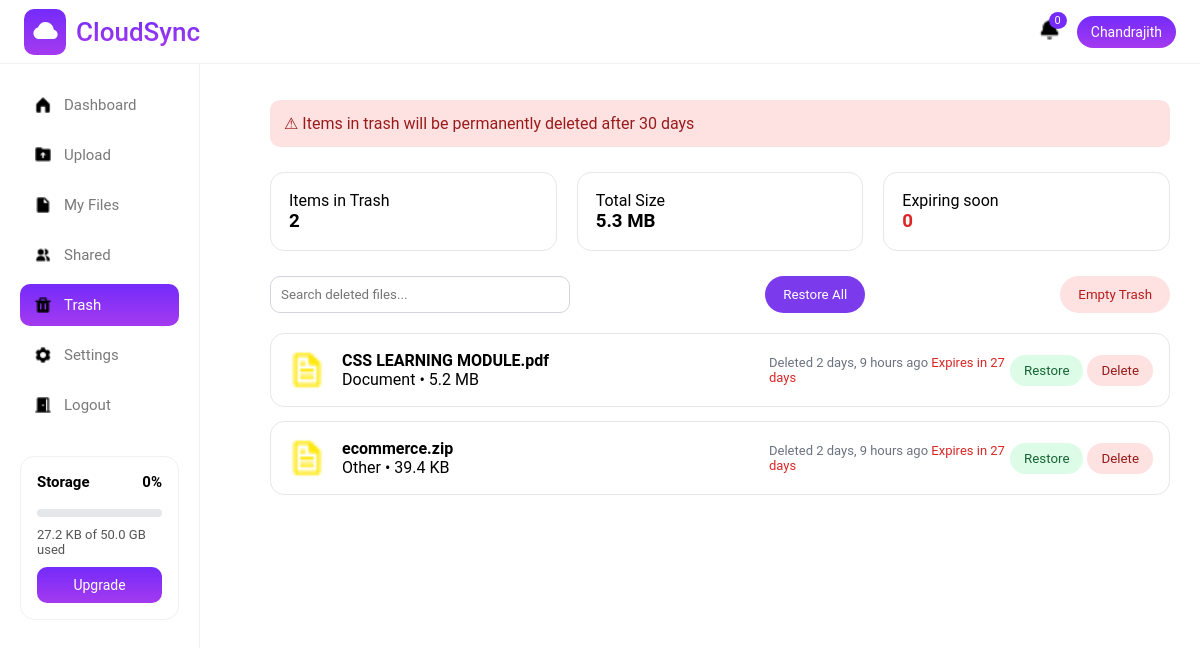
The app's page /user/trash/ (signed in), older data.
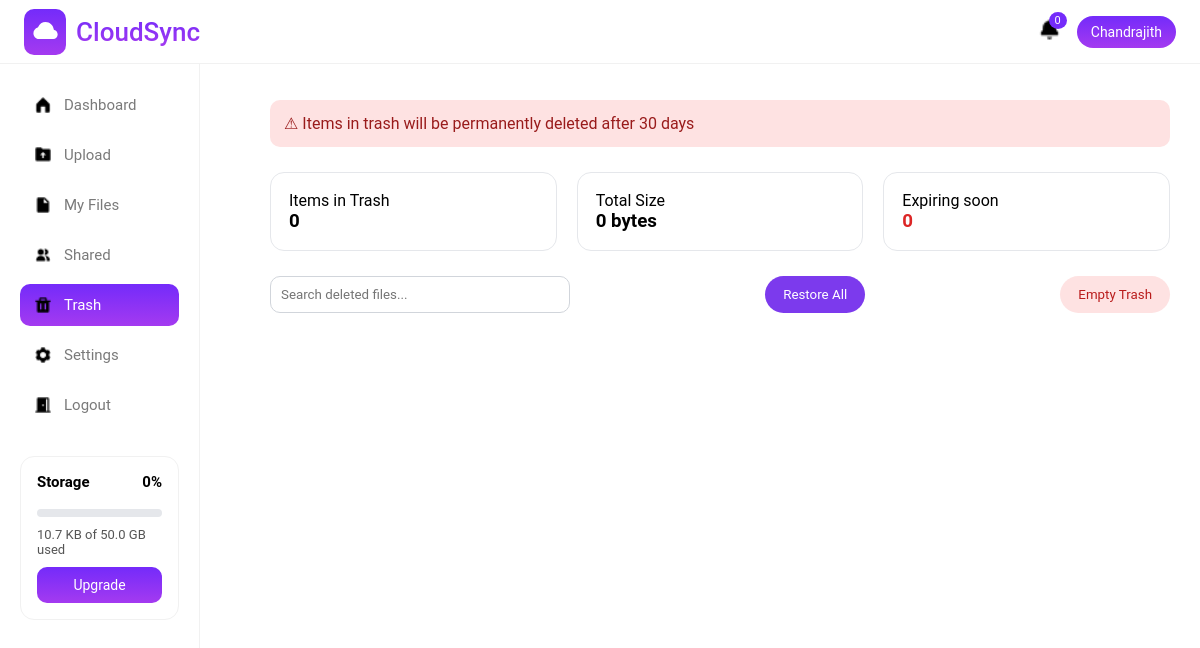
The same page, newer data.
### accounts/models.py (models this page shows)
class User(AbstractUser):
    profile_picture = models.ImageField(null=True, blank=True, upload_to = profile_image_upload_path)
    phone = models.CharField(max_length=10, unique=True, null=True, blank=True)

### storageapp/models.py (models this page shows)
class CloudFile(models.Model):
    FILE_TYPES = (
        ("image", "Image"),
        ("video", "Video"),
        ("document", "Document"),
        ("other", "Other"),
    )
    user = models.ForeignKey(settings.AUTH_USER_MODEL, on_delete=models.CASCADE)
    file_name = models.CharField(max_length=255)
    file_size = models.BigIntegerField()
    file_type = models.CharField(max_length=20, choices=FILE_TYPES)
    file_url = models.URLField(null=True, blank=True)
    uploaded_file = models.FileField(upload_to='cloud/',null=True)
    public_id = models.CharField(max_length=255,null=True)
    uploaded_at = models.DateTimeField(auto_now_add=True)
    is_deleted = models.BooleanField(default=False)
    deleted_at = models.DateTimeField(null=True, blank=True)
    def expires_at(self):
        if self.deleted_at:
            return self.deleted_at + timedelta(days=30)
        return None
    def days_left(self):
        if self.deleted_at:
            return (self.expires_at() - timezone.now()).days
        return None

### storageapp/views.py (the view)
# urls.py: path('trash/', trash, name='trash'),
def trash(request):
    if request.user.is_authenticated:
        if request.user.is_superuser:
            base_template = "adminpanel/admin_base.html"
        else:
            base_template = "storageapp/base.html"
        query = request.GET.get("q", "")
        files = CloudFile.objects.filter(
            user=request.user,
            is_deleted=True
        )
        if query:
            files = files.filter(
                Q(file_name__icontains=query) |
                Q(file_type__icontains=query)
            )
        total_size = sum(f.file_size for f in files)
        expiring_soon = sum(
            1 for f in files if f.days_left() is not None and f.days_left() <= 7
        )
        return render(request, "storageapp/trash.html", {
            "files": files,
            "total_files": files.count(),
            "total_size": total_size,
            "expiring_soon": expiring_soon,
            "query": query,
            "base_template": base_template,
        })
    else:
        next_url = reverse('storageapp:trash')
        request.session['next_url'] = next_url
        return redirect('accounts:signin_page')

### storageapp/context_processors.py (called while the page is built)
def storage_info(request):
    if not request.user.is_authenticated:
        return {}
    sub = UserSubscription.objects.select_related("plan").filter(user=request.user).first()
    used = (
        CloudFile.objects
        .filter(user=request.user, is_deleted=False)
        .aggregate(total=Sum("file_size"))["total"] or 0
    )
    limit = sub.plan.storage_limit
    storage_percent = min(
        int((used / limit) * 100) if limit else 0,
        100
    )
    return {
        "storage_used": used,
        "storage_limit": limit,
        "storage_percent": int((used / limit) * 100) if limit else 0,
        "current_plan": sub.plan,
        "storage_percent":storage_percent,
    }

### subscriptions/context_processors.py (called while the page is built)
def subscription_context(request):
    if not request.user.is_authenticated:
        return {}
    subscription = UserSubscription.objects.select_related("plan").get(user=request.user)
    used = CloudFile.objects.filter(
        user=request.user,
        is_deleted=False
    ).aggregate(s=Sum("file_size"))["s"] or 0
    limit = subscription.plan.storage_limit
    percent = min(int((used / limit) * 100), 100) if limit else 0
    return {
        "current_plan": subscription.plan,
        "storage_used": used,
        "storage_limit": limit,
        "storage_percent": percent,
    }

### storageapp/templates/storageapp/trash.html (shortened to what this page needs)
{% extends base_template %}
{% load static %}
{% block style %}
<link rel="stylesheet" href="{% static 'css/trash.css' %}">
{% endblock %}
{% block content %}
<div class="trash-alert">
    <span>⚠ Items in trash will be permanently deleted after 30 days</span>
</div>
<div class="trash-stats">
    <div class="stat-box">
        <p>Items in Trash</p>
        <h3 id="trashCount">{{ total_files }}</h3>
    </div>
    <div class="stat-box">
        <p>Total Size</p>
        <h3 id="trashSize">{{ total_size|filesizeformat }}</h3>
    </div>
    <div class="stat-box danger">
        <p>Expiring soon</p>
        <h3 id="trashExpiring">{{ expiring_soon }}</h3>
    </div>
</div>
<div class="trash-actions">
    <input type="text" id="trashSearch" placeholder="Search deleted files..." value="{{ query }}">
    <button class="btn-primary" onclick="restoreAll()">Restore All</button>
    <button class="btn-danger" onclick="emptyTrash()">Empty Trash</button>
</div>
<div class="trash-list">
{% for file in files %}
<div class="trash-item" id="file-{{ file.id }}">
    <div class="trash-left">
        <img src="{% static 'images/file.png' %}">
        <div>
            <strong>{{ file.file_name }}</strong>
            <p>{{ file.file_type|capfirst }} • {{ file.file_size|filesizeformat }}</p>
        </div>
    </div>
    <div class="trash-meta">
        <span>Deleted {{ file.deleted_at|timesince }} ago</span>
        <span class="expire">Expires in {{ file.days_left }} days</span>
    </div>
    <div class="trash-buttons">
        <button class="restore" onclick="restoreFile({{ file.id }})">Restore</button>
        <button class="delete" onclick="deleteFile({{ file.id }})">Delete</button>
    </div>
</div>
{% endfor %}
</div>
{% endblock %}

### storageapp/templates/adminpanel/admin_base.html (shortened to what this page needs)
{% load static %}
<!DOCTYPE html>
<html lang="en">
<head>
    <link rel="stylesheet" href="{% static 'css/common.css' %}">
    <link rel="stylesheet" href="{% static 'css/base.css' %}">
    {% block style %}
    {% endblock %}
</head>
<body>
<div class="header">
    <div class="logoarea">
        <div class="logoimage">
            <img src="{% static 'images/cloud.png' %}" alt="logoimage">
        </div>
        <div class="logotext">CloudSync</div>
    </div>
    <div class="header-right">
        <div class="notification"><img src="{% static 'images/bell.png' %}" alt="" srcset=""><span>0</span></div>
        <div class="user-pill">{{ request.user.first_name|default:request.user.username }}</div>
    </div>
</div>
<div class="sidebar">
    <a href="{% url 'storageapp:admin_dashboard' %}" class="nav-item {% if request.resolver_match.url_name == 'admin_dashboard' %}active{% endif %}"><img src="{% static 'images/dashboard.png' %}" alt=""> Dashboard</a>
    <a href="{% url 'storageapp:upload_page' %}" class="nav-item {% if request.resolver_match.url_name == 'upload_page' %}active{% endif %}"><img src="{% static 'images/upload.png' %}" alt=""> Upload</a>
    <a href="{% url 'storageapp:myfiles' %}" class="nav-item {% if request.resolver_match.url_name == 'myfiles' %}active{% endif %}"><img src="{% static 'images/myfile.png' %}" alt=""> My Files</a>
    <a href="{% url 'storageapp:shared_files' %}" class="nav-item {% if request.resolver_match.url_name == 'shared_files' %}active{% endif %}"><img src="{% static 'images/share.png' %}" alt=""> Shared</a>
    <a href="{% url 'storageapp:trash' %}" class="nav-item {% if request.resolver_match.url_name == 'trash' %}active{% endif %}"><img src="{% static 'images/trash.png' %}" alt=""> Trash</a>
    <a href="{% url 'storageapp:settings_page' %}" class="nav-item {% if request.resolver_match.url_name == 'settings' %}active{% endif %}"><img src="{% static 'images/settings.png' %}" alt=""> Settings</a>
    <a href="{% url 'accounts:user_logout' %}" class="nav-item"><img src="{% static 'images/logout.png' %}" alt=""> Logout</a>
    <div class="storage-box">
        <div style="display:flex;justify-content:space-between">
            <strong>Storage</strong>
            <strong>{{ storage_percent }}%</strong>
        </div>
        <div class="progressbar">
        </div>
        <p>
            {{ storage_used|filesizeformat }}
            of
            {{ storage_limit|filesizeformat }}
            used
        </p>
        {% if current_plan.name != "Business" %}
            <a href="{% url 'subscriptions:upgrade_page' %}" class="upgrade-btn">
                Upgrade
            </a>
        {% endif %}
    </div>
</div>
<div class="main">
    {% block content %}
    {% endblock %}
</div>
</body>
</html>

### static/css/common.css (style rules this page uses)
* { margin: 0; padding: 0; box-sizing: border-box; font-family: 'Roboto', sans-serif; }
:root { --white:#ffffff; --red:red; --blue:#742BFA; --violet:#A43AF0; --grey:#7A7A7A; --lightgrey:#f1f1f1; --bordergrey:#d0d0d0; --black:#000000; }
body { background: var(--white); color: var(--black); }
html { min-width: 320px; scroll-behavior: smooth; }
a { text-decoration: none; }

### static/css/base.css (style rules this page uses)
.header { height: 64px; background: var(--white); display: flex; align-items: center; justify-content: space-between; padding: 0 24px; border-bottom: 1px solid var(--lightgrey); position: fixed; top: 0; left: 0; right: 0; z-index: 100; }
.logoarea { display: flex; align-items: center; gap: 10px; }
.logoarea .logoimage { background:linear-gradient(to bottom, #742BFA, #A43AF0); padding: 7px; border-radius: 10px; }
.logoarea .logotext { background-image: linear-gradient(to bottom, #742BFA, #A43AF0); background-clip: text; -webkit-background-clip: text; color: transparent; -webkit-text-fill-color: transparent; font-size: clamp(20px, 2.5vw, 26px); font-weight: 550; }
.header-right { display: flex; align-items: center; gap: 16px; }
.header-right img { width: 23px; height: 23px; }
.notification { position: relative; font-size: 18px; cursor: pointer; }
.notification span { position: absolute; top: -6px; right: -6px; background: var(--blue); color: var(--white); font-size: 11px; padding: 2px 6px; border-radius: 50%; }
.user-pill { background: linear-gradient(to bottom, #742BFA, #A43AF0); color: var(--white); padding: 8px 14px; border-radius: 30px; font-size: 14px; cursor: pointer; }
.sidebar { width: 200px; min-width: 180px; background: var(--white); position: fixed; top: 64px; bottom: 0; left: 0; border-right: 1px solid var(--lightgrey); padding: 20px; }
.sidebar img { width: 18px; height: 18px; }
.nav-item { display: flex; align-items: center; gap: 12px; padding: 12px 14px; border-radius: 10px; color: var(--grey); text-decoration: none; margin-bottom: 8px; font-size: 15px; }
.nav-item.active, .nav-item:hover { background: linear-gradient(to bottom, #742BFA, #A43AF0); color: var(--white); }
.storage-box { margin-top: 30px; border: 1px solid var(--lightgrey); border-radius: 14px; padding: 16px; background: #fff; }
.storage-box strong { font-size: 15px; display: block; margin-bottom: 8px; }
.progressbar { height: 8px; background: #e5e7eb; border-radius: 999px; overflow: hidden; margin: 10px 0; }
.storage-box p { font-size: 13px; color: #555; margin: 6px 0 10px; }
.upgrade-btn { display: block; text-align: center; padding: 10px; border-radius: 10px; background: linear-gradient(to bottom, #742BFA, #A43AF0); color: #fff; text-decoration: none; font-size: 14px; }
.main { margin-left: 240px; padding: 100px 30px 30px; }

### static/css/trash.css (style rules this page uses)
.trash-alert { background: #fee2e2; color: #991b1b; padding: 14px; border-radius: 10px; margin-bottom: 25px; }
.trash-stats { display: grid; grid-template-columns: repeat(3, 1fr); gap: 20px; margin-bottom: 25px; }
.stat-box { background: #fff; padding: 18px; border-radius: 14px; border: 1px solid #e5e7eb; }
.stat-box.danger h3 { color: #dc2626; }
.trash-actions { display: flex; justify-content: space-between; margin-bottom: 20px; }
.trash-actions input { width: 300px; padding: 10px; border-radius: 10px; border: 1px solid #d1d5db; }
.btn-primary { background: #7c3aed; color: white; border-radius: 20px; padding: 10px 18px; border: none; }
.btn-danger { background: #fee2e2; color: #b91c1c; border-radius: 20px; padding: 10px 18px; border: none; }

Row changes from the older to the newer data that the page shows:
removed CloudFile: file_name "CSS LEARNING MODULE.pdf", file_type "Document", file_size|filesizeformat "5.2 MB", deleted_at "2 days, 9 hours", days_left "27"
removed CloudFile: file_name "ecommerce.zip", file_type "Other", file_size|filesizeformat "39.4 KB", deleted_at "2 days, 9 hours", days_left "27"
Text that changed along with them:
{{ storage_used|filesizeformat }}: "27.2 KB" → "10.7 KB"
{{ total_files }}: "2" → "0"
{{ total_size|filesizeformat }}: "5.3 MB" → "0 bytes"
